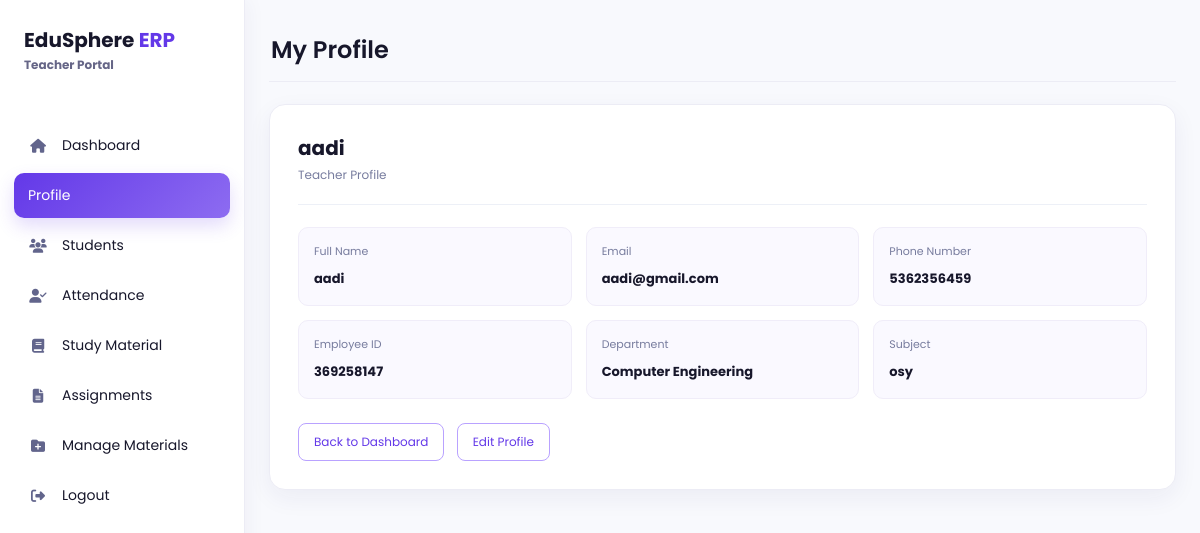
Screenshot of /teacher/profile (signed in) with the database file from the repository.
### models/user.py (models this page shows, shortened)
class User(db.Model):
    __tablename__ = "users"
    id = db.Column(
        db.Integer,
        primary_key=True
    )
    full_name = db.Column(
        db.String(100),
        nullable=False
    )
    enrollment_no = db.Column(
        db.String(50),
        unique=True,
        nullable=True
    )
    employee_id = db.Column(
        db.String(50),
        unique=True,
        nullable=True
    )
    parent_id = db.Column(
        db.String(50),
        unique=True,
        nullable=True
    )
    admin_id = db.Column(
        db.String(50),
        unique=True,
        nullable=True
    )
    email = db.Column(
        db.String(120),
        unique=True,
        nullable=True
    )
    phone = db.Column(
        db.String(20),
        nullable=True
    )
    password = db.Column(
        db.String(200),
        nullable=False
    )
    role = db.Column(
        db.String(20),
        nullable=False
    )
    theme = db.Column(db.String(20), nullable=False, default="light", server_default="light")
    notifications_enabled = db.Column(db.Boolean, nullable=False, default=True, server_default="1")
    accent_color = db.Column(db.String(20), nullable=False, default="purple", server_default="purple")

### models/teacher.py (models this page shows)
class Teacher(db.Model):
    __tablename__ = "teachers"
    id = db.Column(
        db.Integer,
        primary_key=True
    )
    user_id = db.Column(
        db.Integer,
        db.ForeignKey("users.id"),
        nullable=False
    )
    department = db.Column(
        db.String(50),
        nullable=True
    )
    subject = db.Column(
        db.String(100),
        nullable=True
    )

### app.py (the view)
@app.route("/teacher/profile")
def teacher_profile():
    user, profile = get_current_teacher_profile()
    if not user:
        flash("Access denied!")
        return redirect(url_for("login"))
    return render_template(
        "teacher_profile.html",
        current_user=user,
        teacher_profile=profile,
        active_page="profile",
    )

### app.py (called while the page is built)
def get_current_teacher_profile():
    user = get_current_user_for_role("Teacher")
    if not user:
        return None, None
    teacher_profile = Teacher.query.filter_by(user_id=user.id).first()
    if not teacher_profile:
        teacher_profile = Teacher(user_id=user.id)
        db.session.add(teacher_profile)
        db.session.commit()
    return user, teacher_profile

def get_current_user_for_role(role):
    if session.get("role") != role or "user_id" not in session:
        return None
    user = db.session.get(User, session["user_id"])
    if not user or user.role != role:
        session.clear()
        return None
    return user

### templates/teacher_profile.html (shortened to what this page needs)
<!DOCTYPE html>
<html lang="en">
<head>
    <link rel="stylesheet" href="{{ url_for('static', filename='css/teacher.css') }}">
    <link rel="stylesheet" href="{{ url_for('static', filename='css/palette.css') }}">
    <link rel="stylesheet" href="https://cdnjs.cloudflare.com/ajax/libs/font-awesome/6.6.0/css/all.min.css">
</head>
<body class="teacher-dashboard-page teacher-profile-page theme-{{ current_user.theme or 'light' }} accent-{{ current_user.accent_color or 'purple' }}">
<div class="sidebar"><div class="logo"><h2>EduSphere <span>ERP</span></h2><small>Teacher Portal</small></div><ul>
    <li onclick="window.location.href='{{ url_for('teacher') }}'"><i class="fa-solid fa-house"></i><span>Dashboard</span></li>
    <li class="active"><span>Profile</span></li>
    <li onclick="window.location.href='{{ url_for('teacher_students') }}'"><i class="fa-solid fa-users"></i><span>Students</span></li>
    <li onclick="window.location.href='{{ url_for('teacher_attendance') }}'"><i class="fa-solid fa-user-check"></i><span>Attendance</span></li>
    <li onclick="window.location.href='{{ url_for('teacher_materials') }}'"><i class="fa-solid fa-book"></i><span>Study Material</span></li>
    <li onclick="window.location.href='{{ url_for('teacher_assignments') }}'"><i class="fa-solid fa-file-lines"></i><span>Assignments</span></li>
    <li onclick="window.location.href='{{ url_for('manage_materials') }}'"><i class="fa-solid fa-folder-plus"></i><span>Manage Materials</span></li>
    <li onclick="window.location.href='{{ url_for('logout') }}'"><i class="fa-solid fa-right-from-bracket"></i><span>Logout</span></li>
</ul></div>
<main class="main">
    <div class="topbar"><h2>My Profile</h2></div>
    <section class="profile-card">
        <div class="profile-heading"><div><h3>{{ current_user.full_name }}</h3><p>Teacher Profile</p></div></div>
        <div class="profile-details">
            <div class="profile-detail"><span>Full Name</span><strong>{{ current_user.full_name }}</strong></div>
            <div class="profile-detail"><span>Email</span><strong>{{ current_user.email or 'Not available' }}</strong></div>
            <div class="profile-detail"><span>Phone Number</span><strong>{{ current_user.phone or 'Not available' }}</strong></div>
            <div class="profile-detail"><span>Employee ID</span><strong>{{ current_user.employee_id or 'Not available' }}</strong></div>
            <div class="profile-detail"><span>Department</span><strong>{{ teacher_profile.department or 'Not available' }}</strong></div>
            <div class="profile-detail"><span>Subject</span><strong>{{ teacher_profile.subject or 'Not available' }}</strong></div>
        </div>
        <a class="secondary-button" href="{{ url_for('teacher') }}">Back to Dashboard</a>
        <a class="secondary-button" href="{{ url_for('edit_teacher_profile') }}">Edit Profile</a>
    </section>
</main>
</body>
</html>

### static/css/palette.css (style rules this page uses)
:root { --primary: #2563eb; --primary-dark: #1e3a8a; --accent: #6338e8; --surface: #ffffff; --page-background: #f4f7fc; --text: #17172b; --muted-text: #666666; }

### rows the page displays
User: full_name "aadi", email "aadi@gmail.com", phone "5362356459", employee "369258147"
Teacher: department "Computer Engineering", subject "osy"
